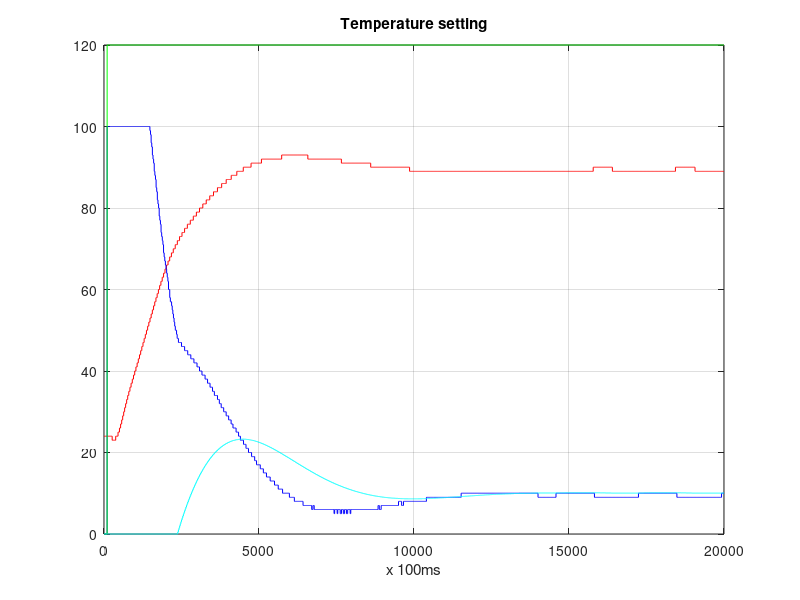

This figure's MATLAB source:

% Actual temperature
file = fopen('col_0.txt','r');
if file ~= -1
    temp_actual = fscanf(file, '%d');
    fclose(file);
end

file = fopen('col_7.txt','r');
if file ~= -1
    i_term = fscanf(file, '%d');
    fclose(file);
end

file = fopen('col_8.txt','r');
if file ~= -1
    pid_output = fscanf(file, '%d');
    fclose(file);
end

file = fopen('setting.txt','r');
if file ~= -1
    temp_setting = fscanf(file, '%d');
    fclose(file);
end

plot(temp_actual,'r');
hold on;

plot(pid_output,'b');
hold on;

plot(temp_setting,'g');
hold on;

plot(i_term/99,'c');
hold on;


grid on;
title('Temperature setting');
xlabel('x 100ms');
%ylabel('degrees Celsius');
%legend('Actual','Desired','PID effort');
